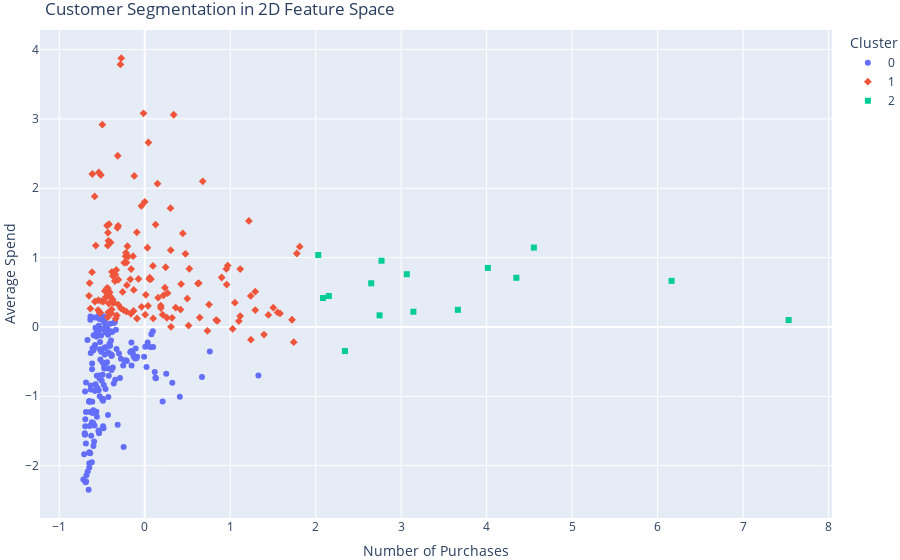

The cell this chart's notebook holds for it:
### Code cell
# Visualize the clusters in the 2D feature space
filtered['Cluster'] = filtered['Cluster'].astype(str)

# Scale the features for better visualization
filtered_scaled = filtered.copy()
filtered_scaled[['Number of Purchases', 'Average Spend']] = scaler.transform(filtered[['Number of Purchases', 'Average Spend']])

fig2 = px.scatter(
    filtered_scaled,
    x='Number of Purchases',
    y='Average Spend',
    color='Cluster',
    symbol='Cluster',
    hover_data=['ID'],
    title='Customer Segmentation in 2D Feature Space',
    labels={
        'Number of Purchases': 'Number of Purchases',
        'Average Spend': 'Average Spend'
    }
)

fig2.update_layout(margin=dict(l=0, r=0, b=0, t=30))
fig2.show()

### Figure 1 — Plotly figure (JSON) as saved in the notebook; plotly's stock layout.template omitted (floating-point values rounded to 4 significant figures; data arrays with more than 128 entries replaced by an {"elided": "..."} marker saying what was removed)
{"data": [{"customdata": {"elided": "168x1 str values"}, "hovertemplate": "Cluster=0<br>Number of Purchases=%{x}<br>Average Spend=%{y}<br>ID=%{customdata[0]}<extra></extra>", "legendgroup": "0", "marker": {"color": "#636efa", "symbol": "circle"}, "mode": "markers", "name": "0", "orientation": "v", "showlegend": true, "type": "scatter", "x": {"elided": "168 float values"}, "xaxis": "x", "y": {"elided": "168 float values"}, "yaxis": "y"}, {"customdata": {"elided": "144x1 str values"}, "hovertemplate": "Cluster=1<br>Number of Purchases=%{x}<br>Average Spend=%{y}<br>ID=%{customdata[0]}<extra></extra>", "legendgroup": "1", "marker": {"color": "#EF553B", "symbol": "diamond"}, "mode": "markers", "name": "1", "orientation": "v", "showlegend": true, "type": "scatter", "x": {"elided": "144 float values"}, "xaxis": "x", "y": {"elided": "144 float values"}, "yaxis": "y"}, {"customdata": [["1170"], ["1170"], ["1170"], ["1395"], ["1395"], ["1395"], ["1549"], ["5096"], ["1014438"], ["1014438"], ["2008712"], ["2008712"], ["4141037"], ["4141037"], ["4141037"]], "hovertemplate": "Cluster=2<br>Number of Purchases=%{x}<br>Average Spend=%{y}<br>ID=%{customdata[0]}<extra></extra>", "legendgroup": "2", "marker": {"color": "#00cc96", "symbol": "square"}, "mode": "markers", "name": "2", "orientation": "v", "showlegend": true, "type": "scatter", "x": [7.533, 6.163, 4.552, 4.347, 4.014, 3.066, 2.649, 2.342, 2.154, 2.085, 2.77, 2.03, 3.143, 3.663, 2.747], "xaxis": "x", "y": [0.09936, 0.6648, 1.144, 0.709, 0.8513, 0.7606, 0.6293, -0.3478, 0.4458, 0.4172, 0.9552, 1.037, 0.2197, 0.2471, 0.1673], "yaxis": "y"}], "layout": {"legend": {"title": {"text": "Cluster"}, "tracegroupgap": 0}, "margin": {"b": 0, "l": 0, "r": 0, "t": 30}, "title": {"text": "Customer Segmentation in 2D Feature Space"}, "xaxis": {"anchor": "y", "domain": [0, 1], "title": {"text": "Number of Purchases"}}, "yaxis": {"anchor": "x", "domain": [0, 1], "title": {"text": "Average Spend"}}}}
